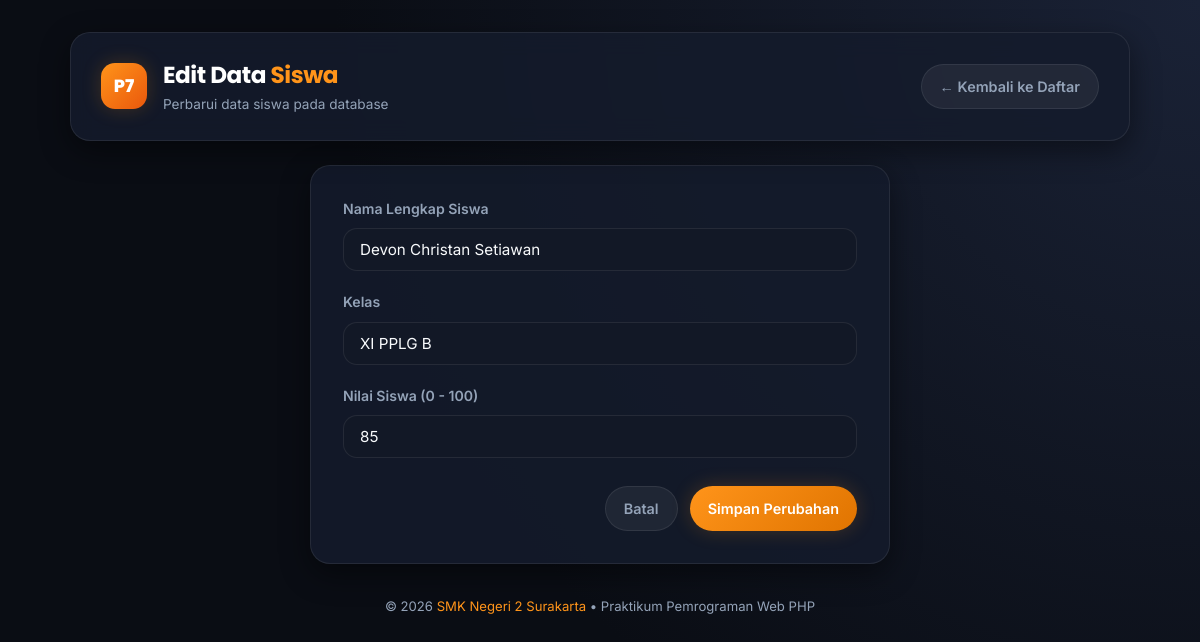
/edit.php?id=5, run on the app's committed database.
### tables this page shows
CREATE TABLE IF NOT EXISTS `siswa` (
  `id` INT(11) NOT NULL AUTO_INCREMENT,
  `nama` VARCHAR(50) NOT NULL,
  `kelas` VARCHAR(20) NOT NULL,
  `nilai` INT(11) NOT NULL,
  PRIMARY KEY (`id`)
);

### edit.php (the view, shortened to what this page needs)
<?php
include "koneksi.php";
$id = isset($_GET['id']) ? (int)$_GET['id'] : 0;
$stmt = mysqli_prepare($koneksi, "SELECT * FROM siswa WHERE id = ?");
mysqli_stmt_bind_param($stmt, "i", $id);
mysqli_stmt_execute($stmt);
$result = mysqli_stmt_get_result($stmt);
$siswa = mysqli_fetch_assoc($result);
?>
<!DOCTYPE html>
<html lang="id">
<head>
    <link rel="stylesheet" href="style.css">
</head>
<body>
<div class="container">
    <header class="app-header">
        <div class="brand-wrapper">
            <div class="brand-badge">P7</div>
            <div>
                <h1 class="brand-title">Edit Data <span>Siswa</span></h1>
                <p class="brand-subtitle">Perbarui data siswa pada database</p>
            </div>
        </div>
        <div>
            <a href="index.php" class="btn btn-secondary">&larr; Kembali ke Daftar</a>
        </div>
    </header>
    <div class="form-card">
        <form action="" method="POST">
            <div class="form-group">
                <label for="nama">Nama Lengkap Siswa</label>
                <input
                    type="text"
                    id="nama"
                    name="nama"
                    class="form-control"
                    value="<?= htmlspecialchars(isset($_POST['nama']) ? $_POST['nama'] : $siswa['nama']) ?>"
                    required
                    autofocus
                >
            </div>
            <div class="form-group">
                <label for="kelas">Kelas</label>
                <input
                    type="text"
                    id="kelas"
                    name="kelas"
                    class="form-control"
                    value="<?= htmlspecialchars(isset($_POST['kelas']) ? $_POST['kelas'] : $siswa['kelas']) ?>"
                    required
                >
            </div>
            <div class="form-group">
                <label for="nilai">Nilai Siswa (0 - 100)</label>
                <input
                    type="number"
                    id="nilai"
                    name="nilai"
                    class="form-control"
                    min="0"
                    max="100"
                    value="<?= htmlspecialchars(isset($_POST['nilai']) ? $_POST['nilai'] : $siswa['nilai']) ?>"
                    required
                >
            </div>
            <div class="form-actions">
                <a href="index.php" class="btn btn-secondary">Batal</a>
                <button type="submit" class="btn btn-primary">Simpan Perubahan</button>
            </div>
        </form>
    </div>
    <footer class="app-footer">
        <p>&copy; 2026 <span>SMK Negeri 2 Surakarta</span> &bull; Praktikum Pemrograman Web PHP</p>
    </footer>
</div>
</body>
</html>

### style.css (style rules this page uses)
:root { --bg-darker: #0a0d14; --bg-dark: #0f1420; --bg-card: rgba(21, 28, 44, 0.85); --bg-card-hover: rgba(28, 37, 58, 0.9); --bg-input: #121826; --primary-orange: #ff941a; --primary-hover: #ffa83b; --primary-glow: rgba(255, 148, 26, 0.25); --accent-emerald: #10b981; --accent-cyan: #06b6d4; --accent-amber: #f59e0b; --accent-rose: #ef4444; --text-white: #f8fafc; --text-muted: #94a3b8; --border-color: rgba(255, 255, 255, 0.08); --border-hover: rgba(255, 148, 26, 0.4); --radius-sm: 8px; --radius-md: 14px; --radius-lg: 20px; --radius-pill: 9999px; --shadow-card: 0 10px 30px rgba(0, 0, 0, 0.45); --shadow-glow: 0 0 20px rgba(255, 148, 26, 0.2); }
*, *::before, *::after { box-sizing: border-box; margin: 0; padding: 0; }
body { font-family: 'Inter', -apple-system, BlinkMacSystemFont, sans-serif; background: radial-gradient(circle at top right, #1a2236 0%, var(--bg-darker) 60%); color: var(--text-white); min-height: 100vh; padding: 32px 16px; line-height: 1.6; }
.container { max-width: 1060px; margin: 0 auto; }
.app-header { background: var(--bg-card); border: 1px solid var(--border-color); border-radius: var(--radius-lg); padding: 24px 30px; box-shadow: var(--shadow-card); backdrop-filter: blur(12px); margin-bottom: 24px; display: flex; justify-content: space-between; align-items: center; flex-wrap: wrap; gap: 16px; }
.brand-wrapper { display: flex; align-items: center; gap: 16px; }
.brand-badge { background: linear-gradient(135deg, var(--primary-orange), #ea580c); color: #fff; font-weight: 800; font-family: 'Poppins', sans-serif; font-size: 1.1rem; width: 46px; height: 46px; border-radius: var(--radius-md); display: flex; align-items: center; justify-content: center; box-shadow: var(--shadow-glow); }
.brand-title { font-family: 'Poppins', sans-serif; font-size: 1.45rem; font-weight: 700; letter-spacing: -0.02em; color: #fff; }
.brand-title span { color: var(--primary-orange); }
.brand-subtitle { font-size: 0.85rem; color: var(--text-muted); }
.form-control { width: 100%; background: var(--bg-input); border: 1px solid var(--border-color); border-radius: var(--radius-md); padding: 11px 16px; font-size: 0.95rem; color: var(--text-white); outline: none; transition: border-color 0.2s, box-shadow 0.2s; font-family: inherit; }
.form-control::placeholder { color: rgba(148, 163, 184, 0.6); }
.btn { display: inline-flex; align-items: center; justify-content: center; gap: 8px; padding: 10px 18px; font-size: 0.9rem; font-weight: 600; font-family: 'Inter', sans-serif; border-radius: var(--radius-pill); text-decoration: none; border: none; cursor: pointer; transition: all 0.2s ease; white-space: nowrap; }
.btn-primary { background: linear-gradient(135deg, var(--primary-orange), #e07400); color: #fff; box-shadow: var(--shadow-glow); }
.btn-secondary { background: rgba(255, 255, 255, 0.06); border: 1px solid var(--border-color); color: var(--text-muted); }
.form-card { max-width: 580px; margin: 0 auto; background: var(--bg-card); border: 1px solid var(--border-color); border-radius: var(--radius-lg); padding: 32px; box-shadow: var(--shadow-card); }
.form-group { margin-bottom: 20px; }
.form-group label { display: block; font-size: 0.88rem; font-weight: 600; color: var(--text-muted); margin-bottom: 8px; }
.form-actions { display: flex; justify-content: flex-end; gap: 12px; margin-top: 28px; }
.app-footer { text-align: center; margin-top: 32px; font-size: 0.82rem; color: var(--text-muted); }
.app-footer span { color: var(--primary-orange); }

### data on the page
siswa: nama "Devon Christan Setiawan", kelas "XI PPLG B", nilai "85"
